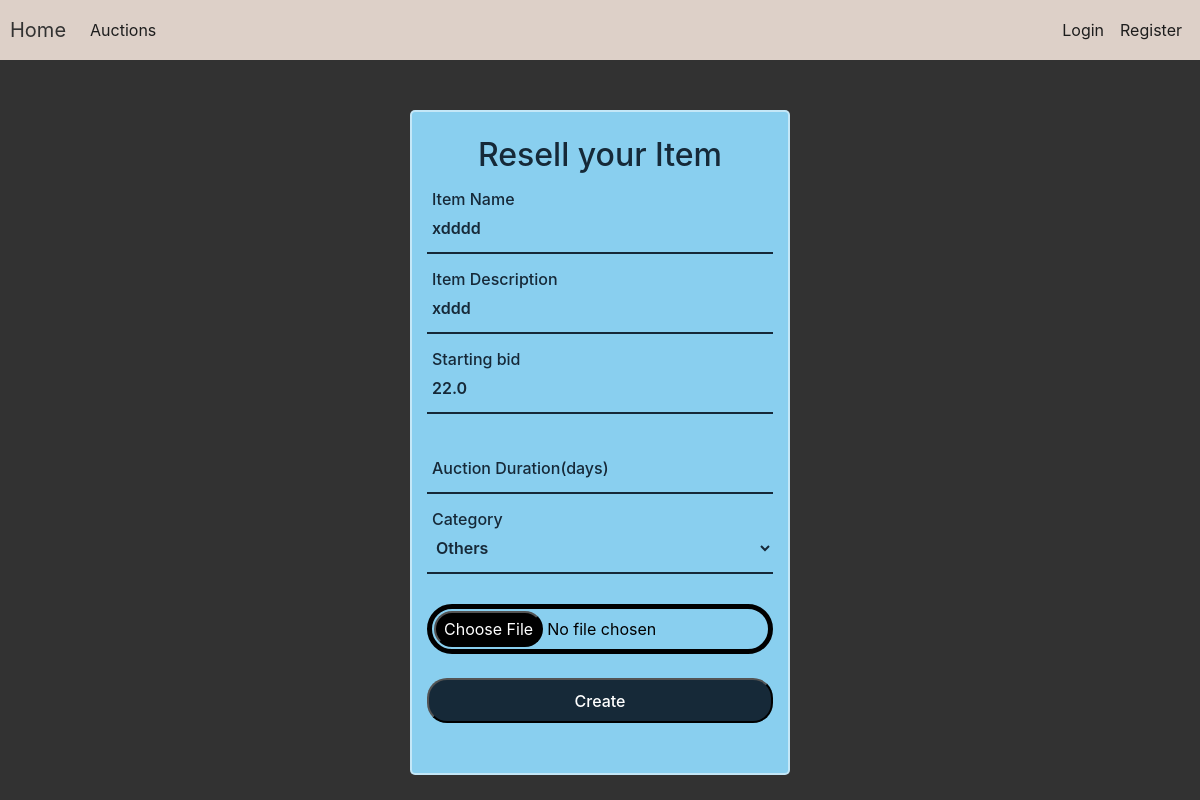
/resell/14, run on an earlier commit of the app's database.
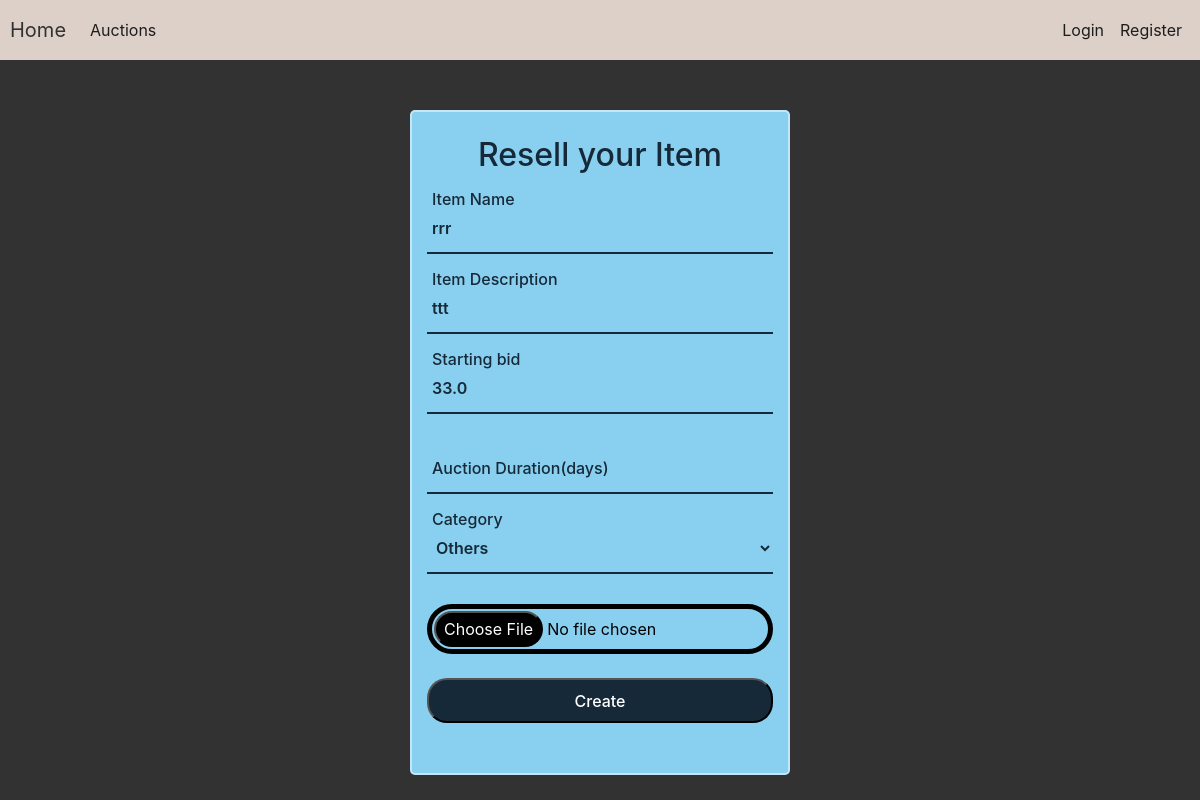
And on a later commit of the database.
### auction/models.py (models this page shows, shortened)
class Item(db.Model):
    id = db.Column(db.Integer(),primary_key=True)
    name = db.Column(db.String(length=30),nullable=False,unique=True)
    description = db.Column(db.String(length=1024),nullable=False)
    start = db.Column(db.String(length=30),nullable=False)
    end = db.Column(db.String(length=30), nullable=False)
    current_bid = db.Column(db.Float,nullable=False)
    category = db.Column(db.String(),nullable=False)
    step = db.Column(db.Float,nullable=False)
    seller_id = db.Column(db.Integer())
    bidder_id = db.Column(db.Integer())
    owner = db.Column(db.Integer(),db.ForeignKey('user.id'))
    image = db.Column(db.String(length=255))
    sold = db.Column(db.String(length=10))

### auction/routes.py (the view, shortened to what this page needs)
@app.route('/resell/<int:item_id>', methods=['GET', 'POST'])
def resell_page(item_id):
    current_time = datetime.now()
    form = ItemResellForm()
    item = Item.query.filter_by(id=item_id).first()
    form.name.default = item.name[:-6]
    form.description.default = item.description
    form.current_bid.default = item.current_bid
    form.data['name'] = item.name[:-6]
    form.data['description'] = item.description
    form.data['current_bid'] = item.current_bid
    if request.method == 'GET':
        form.process()
    if form.errors != {}:
        for error in form.errors.values():
            flash(error, 'fail')
    return render_template('resell_page.html', item=item,form=form)

### auction/forms.py
class ItemResellForm(FlaskForm):
    name = StringField(label='Item name:',validators=[Length(max=30),DataRequired()])
    description = StringField(label='Description',validators=[Length(max=1250),DataRequired()])
    current_bid = FloatField(label='Starting bid:',validators=[DataRequired()])
    duration = IntegerField(label='Auction duration(days): ',validators=[DataRequired()])
    photo = FileField(label="Upload an image",validators=[DataRequired()])
    category_choices = [("Others", "Others"),("Watches", "Watches"), ("Books", "Books"), ("Accessories", "Accessories"),("Clothes", "Clothes"),("Art", "Art"),("Music", "Music"),("Gifts", "Gifts")]
    category = SelectField(label='Category:', choices=category_choices, validators=[DataRequired()])
    submit = SubmitField(label='Create')

### auction/templates/resell_page.html (shortened to what this page needs)
{% extends 'base.html' %}
 {% block content %}
<body>
<div class="container create_item_form">
<form method="POST" class="form-register" style="color:white;" enctype="multipart/form-data">
    <br>
    <h1 class="march_pink">
        Resell your Item
    </h1>
    <div class="input-box">
    {{ form.name(class="input")}}
        <label>Item Name</label>
        </div>
    <div class="input-box">
    {{ form.description(class="input")}}
        <label>Item Description</label>
        </div>
<div class="input-box">
    {{ form.current_bid(class="input")}}
<label>Starting bid</label>
        </div>
<div class="input-box">
    {{ form.duration(class="input")}}
<label>Auction Duration(days)</label>
        </div>
    <div class="input-box">
    {{ form.category(class="input")}}
<label>Category</label>
        </div>
    {{ form.photo(class="form-control-file customfile")}}
    <br>
    {{ form.submit(class="btn1") }}
</form>
    </div>
</body>
 {% endblock %}

### auction/templates/base.html (shortened to what this page needs)
<!doctype html>
<html lang="en">
   <head>
      <link rel="stylesheet" href="https://cdn.jsdelivr.net/npm/bootstrap@4.5.3/dist/css/bootstrap.min.css">
      <link rel="stylesheet" href="{{ url_for('static', filename='style.css') }}">
   </head>
   <body>
     <nav class="navbar navbar-expand-md navbar-dark bg-dark">
    <a class="navbar-brand" href="{{ url_for('home_page') }}">Home</a>
    <div class="collapse navbar-collapse" id="navbarNav">
        <ul class="navbar-nav mr-auto">
            <li class="nav-item active">
                <a class="nav-link nav-link-button" href="{{ url_for('auction_page') }}">Auctions <span class="sr-only">(current)</span></a>
            </li>
        </ul>
        {% if current_user.is_authenticated %}
        <ul class="navbar-nav">
            <li class="nav-item">
                <a class="nav-link nav-link-button" href="{{ url_for('download_mobile_app') }}">Download App</a>
            </li>
            <li class="nav-item">
                <a class="nav-link nav-link-button" href="{{ url_for('mail_box') }}">Mail Box</a>
            </li>
            <li class="nav-item">
                <a class="nav-link nav-link-button" href="{{ url_for('owned_items_page') }}">Owned Items</a>
            </li>
            <li class="nav-item">
                <a class="nav-link money">{{ current_user.show_budget() }}<span class="dollar-sign">$</span></a>
            </li>
            <li class="nav-item">
                <a class="nav-link nav-link-button" href="{{ url_for('user_profile') }}">
                    Welcome, {{ current_user.username }}
                </a>
            </li>
            <li class="nav-item">
                <a class="nav-link nav-link-button" href="{{ url_for('logout_page') }}">Logout</a>
            </li>
        </ul>
        {% else %}
        <ul class="navbar-nav">
            <li class="nav-item">
                <a class="nav-link nav-link-button" href="{{ url_for('login_page') }}">Login</a>
            </li>
            <li class="nav-item">
                <a class="nav-link nav-link-button" href="{{ url_for('register_page') }}">Register</a>
            </li>
        </ul>
        {% endif %}
    </div>
</nav>
      {% block content %}
      {% endblock %}
   </body>
</html>

### auction/static/style.css (style rules this page uses)
* { box-sizing: border-box; margin: 0; padding: 0; }
.march_pink { color: #162938; text-align: center; font-size: 2em; }
.create_item_form { display: flex; height: 100%; place-items: center; background: #89cfef; padding-bottom: 50px; margin-top: 50px; width: 380px; border-radius: 5px; border: 2px solid rgba(255,255,255,.5); justify-content: center; align-items: center; }
.input-box { position: relative; width: 100%; height: 50px; border-bottom: 2px solid #162938; margin: 30px 0; }
.input-box label { position: absolute; top: 50%; left: 5px; transform: translateY(-50%); font-size: 1em; color: #162938; font-weight: 500; pointer-events: none; transition: .5s; }
.input { width:100%; height: 100%; background: transparent; border: none; outline: none; font-size: 1em; color: #162938; font-weight: 600; padding: 0 35px 0 5px; }
.input:focus~label, .input:valid~label { top: -5px; }
.btn1 { width:100%; height: 45px; background: #162938; outline:none; border-radius: 20px; cursor: pointer; font-size: 1em; color: #fff; font-weight: 500; }
.customfile { border: 5px solid #000; border-radius: 50px; padding: 2px; color:black; }
.navbar { z-index: 1030; }
.nav-link { color: #1D1D1D !important; }
.navbar { height: 60px; padding: 10px 10px; }
.navbar-brand { color: #323232 !important; }

### auction/templates/base.html (style rules this page uses)
body { background-color: #323232; color: white }
.bg-dark { background-color: #DDD0C8 !important; }

What changed in the data, as far as the page shows it:
changed Item "Others": name "xdddd" → "rrr"; description "xddd" → "ttt"; current_bid "22.0" → "33.0"
